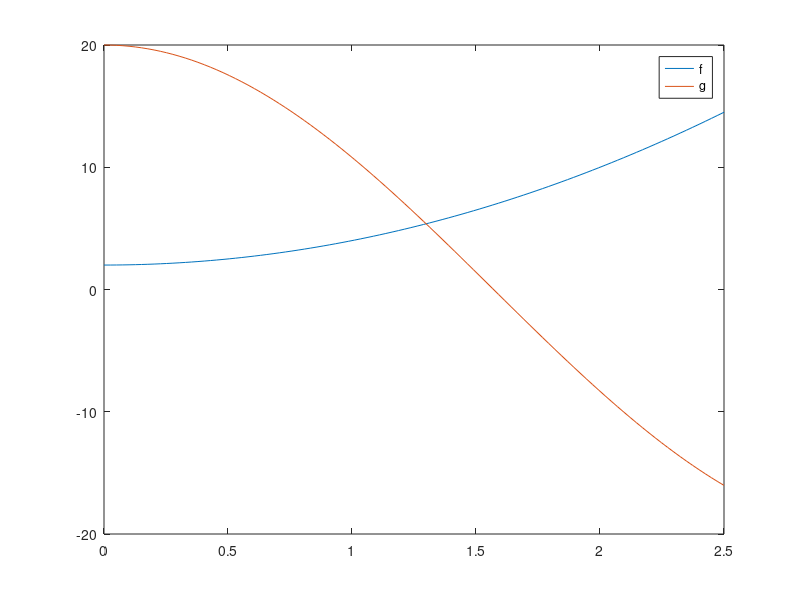

MATLAB code for this plot: (Note: this script raises an error after producing the figure.)
%% zadatak 1
clear
clc

f = @(x) 2*x.^2 + 2;
g = @(x) 20*cos(x);

disp('a)');
a = 0;
b = 2.5;

xx = linspace(a,b);
plot(xx, f(xx)); hold on
plot(xx, g(xx));
legend('f', 'g'); hold off

P = integrateSimpson(@(x) abs(f(x)-g(x)), a, b, 100);
disp(['P = ', num2str(P)]);

disp('b)');
a = 0;
b = 2;

f_inv = matlabFunction(finverse(sym(f)));

xx = linspace(a, b);
plot(xx, f(xx)); hold on
plot(xx, xx*0); hold off

V1 = pi * integrateSimpson(@(x) f(x)*0 + b^2, a, f(b), 100);
V2 = pi * integrateSimpson(@(x) f_inv(x).*f_inv(x), f(a), f(b), 100);
V = V1 - V2;
disp(['V = ', num2str(V)]);

%% zadatak 2
clear
clc

ddf = @(x, f, df) -f + cos(3*x) + 1;

% a)
a = 0;
b = 4*pi;
h = (b-a)/100;
fX0 = [1;0];

fX = rk4N(a, b, h, fX0, ddf);
xx = a : h : b;

subplot(2,1,1);
title('a)'); hold on
plot(xx, fX);
legend('f(x)'); hold off

disp('b)');

fX0 = [0;1];
a = 0;
b = 2*pi;
h = (b-a)/100;
fX = rk4N(a, b, h, fX0, ddf);
xx = a : h : b;

subplot(2,1,2);
title('b) i c)'); hold on
plot(xx, fX);

p = lSquares(xx, fX, 7);
vrednost = 1.5;

x01 = zeroSecant(@(x) polyval(p, x) - vrednost, a, 2, 0.0001, 100);
x02 = zeroSecant(@(x) polyval(p, x) - vrednost, 2.5, 5, 0.0001, 100);

scatter([x01 x02], [polyval(p, x01), polyval(p, x02)]);

disp(['x1 = ', num2str(x01)]);
disp(['x2 = ', num2str(x02)]);

disp('c)');
x3 = 2.6;
fX3 = polyval(p, x3);
disp(['f(', num2str(x3), ') = ', num2str(fX3)]);
scatter(x3, fX3);

legend('f(x)', ['f(x) = ', num2str(vrednost)], ['f(', num2str(x3), ')']); hold off

%% zadatak 3
clear
clc

left = @(x, h) (sin(2*x)).^3 * ddf(h) + df(h);
right = @(x) 3 - 2*x.^2;

% a)
x1 = 1; fX1 = 0;
x2 = 4; fX2 = pi/2;
h = (x2 - x1)/1000;
fX = finiteDifference(left, right, x1, fX1, x2, fX2, h);

xx = x1 : h : x2;
subplot(2,1,1);
title('a)'); hold on
plot(xx, fX); hold off

% b)

x1 = pi/4; fX1 = 0;
x2 = pi; fX2 = 1;
h = (x2 - x1)/100;
fX = finiteDifference(left, right, x1, fX1, x2, fX2, h);

xx = x1 : h : x2;
subplot(2,1,2);
title('b)'); hold on
plot(xx, fX);

p = lSquares(xx, fX, 7); % iako ovaj polinom ne prati funkciju bas najbolje
                         % tako se dobiju njihova resenja

vrednost = 13;
x01 = zeroSecant(@(x) polyval(p, x) - vrednost, x1, 1.5, 0.0001, 100);
x02 = zeroSecant(@(x) polyval(p, x) - vrednost, 3, x2, 0.0001, 100);
disp(['x1 = ', num2str(x01)]);
disp(['x2 = ', num2str(x02)]);

scatter([x01 x02], [polyval(p, x01), polyval(p, x02)]);

x3 = 2.3;
fX3 = polyval(p, x3);
disp(['f(', num2str(x3), ') = ', num2str(fX3)]);
scatter(x3, fX3);
legend('f(x)', ['f(x) = ', num2str(vrednost)], ['f(', num2str(x3), ')']); hold off
